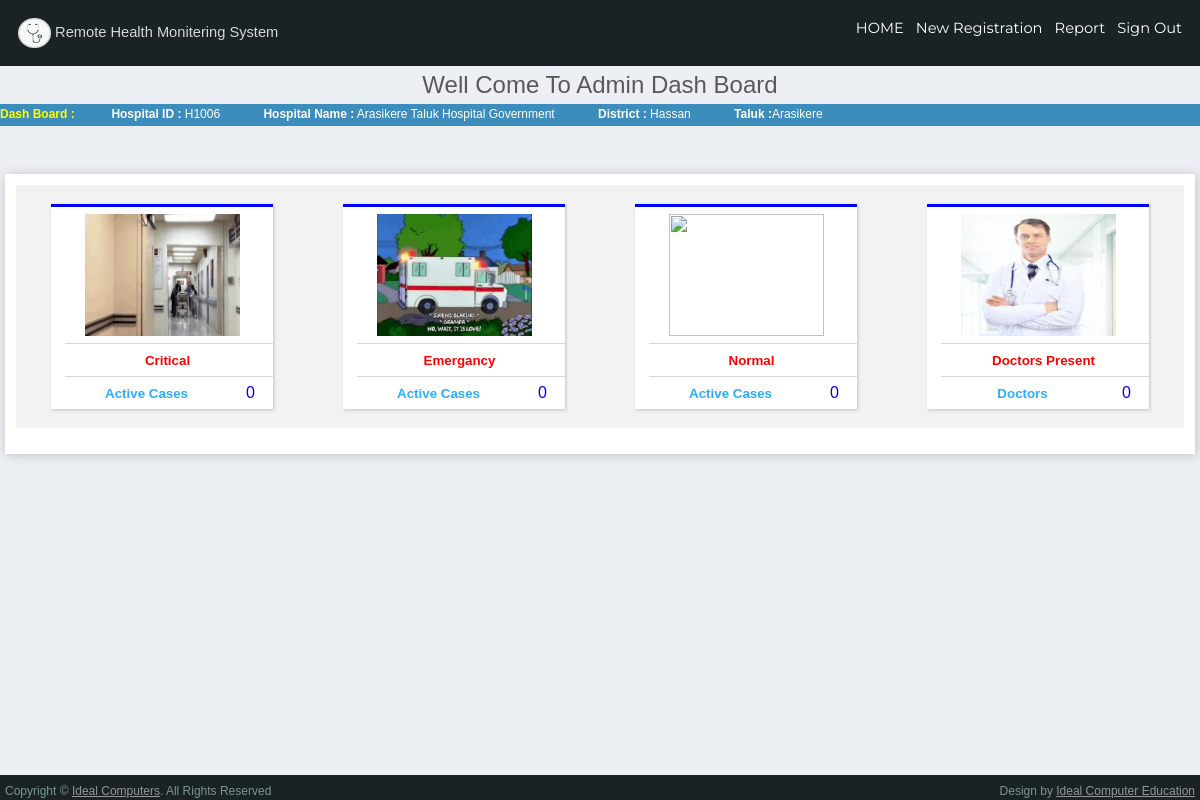
The page /admin/index.php (signed in) on the database its author committed.
### tables this page shows
CREATE TABLE `hospitals` (
  `id` int(20) NOT NULL,
  `hid` varchar(20) NOT NULL,
  `hname` varchar(100) NOT NULL,
  `ph` varchar(50) NOT NULL,
  `address` varchar(100) NOT NULL,
  `psw` varchar(20) NOT NULL,
  `taluk` varchar(100) NOT NULL DEFAULT 'None',
  `district` varchar(50) NOT NULL,
  `village` varchar(25) DEFAULT 'None'
);

### admin/db.php (called while the page is built, shortened)
<?php
	if(!isset($_SESSION['sub_adm']))
	{
		header("location:../");
	}
	else
	{
		$sub_adm=$_SESSION['sub_adm'];
	}
	$con=mysqli_connect("localhost","root","") or die(mysqli_error());
    $array = $con->query("select * from hospitals where hid ='$sub_adm'");
    $hos = $array->fetch_assoc();
?>

### admin/index.php (the view, shortened to what this page needs)
<?php
	include_once("head.php");
?>
<!DOCTYPE html>
<html>
<head>
</head>
<body background="back.jpg" >
<center><h2>Well Come to admin Dash Board</h2></center>
<div style="color:white;background:#3C8DBC" >
 <?php echo "<span style='color:#ffff00; text-align:left;'><strong>Dash Board :</strong></span>&nbsp;&nbsp;&nbsp;&nbsp;&nbsp;&nbsp;&nbsp;&nbsp;&nbsp;&nbsp;&nbsp;<strong>Hospital ID :</strong> $hos[hid] &nbsp;&nbsp;&nbsp;&nbsp;&nbsp;&nbsp;&nbsp;&nbsp;&nbsp;&nbsp;&nbsp; <strong>Hospital Name :</strong> $hos[hname] &nbsp;&nbsp;&nbsp;&nbsp;&nbsp;&nbsp;&nbsp;&nbsp;&nbsp;&nbsp;&nbsp; <strong>District :</strong> $hos[district]
 &nbsp;&nbsp;&nbsp;&nbsp;&nbsp;&nbsp;&nbsp;&nbsp;&nbsp;&nbsp;&nbsp; <strong>Taluk :</strong>$hos[taluk]"; ?></div>
<br><br>
 <div  width="80%" class="tableBox" class="table">
<table width="80%">
<tr>
	<td align="center"><?php
      $array2 = $con->query("select count(*) from patient where hid = '$hos[hid]' and status='Active'");
      $row2 = $array2->fetch_assoc();
  ?>
    <a href="pat_report.php?hid1=<?php echo $hos['hid'] ?>"><div class="box2 col-md-3">
     <div class="center"> <img src="image/emr1.webp" style="width: 155px;height: 122px;" class='img-thumbnail'></div>
      <hr style="margin: 7px;">
  <span style="padding: 11px" class="pull-center"><strong style="font-size: 10pt;color:red;">Critical</strong>
      <hr style="margin: 7px;">
      <span style="padding: 11px"><strong style="font-size: 10pt">Active Cases</strong><span class="pull-right" style="color:blue;margin-right: 11px"><?php echo $row2['count(*)']; ?></span></span>
    </div></a></td>
	<td align="center"><?php
      $array2 = $con->query("select count(*) from patient where hid = '$hos[hid]' and status='Active'");
      $row2 = $array2->fetch_assoc();
  ?>
    <a href="pat_report.php?hid1=<?php echo $hos['hid'] ?>"><div class="box2 col-md-3">
     <div class="center"> <img src="image/amb1.webp" style="width: 155px;height: 122px;" class='img-thumbnail'></div>
      <hr style="margin: 7px;">
       <span style="padding: 11px" class="pull-center"><strong style="font-size: 10pt;color:red;">Emergancy</strong>
      <hr style="margin: 7px;">
      <span style="padding: 11px"><strong style="font-size: 10pt">Active Cases</strong><span class="pull-right" style="color:blue;margin-right: 11px"><?php echo $row2['count(*)']; ?></span></span>
    </div></a></td>
	<td align="center"><?php
      $array2 = $con->query("select count(*) from patient where hid = '$hos[hid]' and status='Active'");
      $row2 = $array2->fetch_assoc();
  ?>
    <a href="pat_report.php?hid1=<?php echo $hos['hid'] ?>"><div class="box2 col-md-3">
     <div class="center"> <img src="image/pp.gif" style="width: 155px;height: 122px;" class='img-thumbnail'></div>
      <hr style="margin: 7px;">
      <span style="padding: 11px" class="pull-center"><strong style="font-size: 10pt;color:red;">Normal</strong>
      <hr style="margin: 7px;">
      <span style="padding: 11px"><strong style="font-size: 10pt">Active Cases</strong><span class="pull-right" style="color:blue;margin-right: 11px"><?php echo $row2['count(*)']; ?></span></span>
    </div></a>
</td>
	<td align="center"> <?php
      $array2 = $con->query("select count(*) from Doctor where hid = '$hos[hid]'");
      $row2 = $array2->fetch_assoc();
  ?>
    <a href="pat_report.php?hid1=<?php echo $hos['hid'] ?>"><div class="box2 col-md-3">
     <div class="center"> <img src="image/doc1.webp" style="width: 155px;height: 122px;" class='img-thumbnail'></div>
      <hr style="margin: 7px;">
      <span style="padding: 11px" class="pull-center"><strong style="font-size: 10pt;color:red;">Doctors Present</strong>
      <hr style="margin: 7px;">
      <span style="padding: 11px"><strong style="font-size: 10pt">Doctors</strong><span class="pull-right" style="color:blue;margin-right: 11px"><?php echo $row2['count(*)']; ?></span></span>
    </div></a></td>
</tr>
</table>
</div>
</body>
</html>

### admin/css/stylelogin.css (style rules this page uses)
body { margin: 0; padding: 0; background-image: url("imagezz.jpg"); background-size: cover; background-position: center; font-family: sans-serif; }

### admin/layout/styles/layout.css (style rules this page uses)
*, *::before, *::after { transition:all .3s ease-in-out; }
table, th, td { border:1px solid; border-collapse:collapse; vertical-align:top; }
table, th { table-layout:auto; }
table { width:100%; margin-bottom:15px; }
th, td { padding:5px 8px; }
td { border-width:0 1px; }
body { color:#A8A8A8; background-color:#202020; }
a { color:#8EC837; }
hr, .borderedbox { border-color:#D7D7D7; }
table, th, td, #comments .avatar, #comments input, #comments textarea { border-color:#D7D7D7; }
tr, #comments li, #comments input[type="submit"], #comments input[type="reset"] { color:inherit; background-color:#FBFBFB; }
table a, #comments a { background-color:inherit; }

### admin/style.css (style rules this page uses)
body { margin:0; padding:0; width:100%; color:#9a9a9a; font:normal 12px/1.8em Arial, Helvetica, sans-serif; }
html, .main { padding:0; margin:0; background:#f0f1f2; }
h2 { font:normal 24px Arial, Helvetica, sans-serif; padding:0; margin:5px 0; color:#595959; }
a { color:#2cadff; text-decoration:none; }

### admin/layout/styles/framework.css (style rules this page uses)
html { overflow-y:scroll; overflow-x:hidden; }
html, body { margin:0; padding:0; font-size:14px; line-height:1.6em; }
*, *::before, *::after { box-sizing:border-box; }
.center { text-align:center; }
a { outline:none; text-decoration:none; }
img { width:auto; max-width:100%; height:auto; margin:0; padding:0; border:none; line-height:normal; vertical-align:middle; }
body, input, textarea, select { font-family:Verdana, Geneva, sans-serif; }
h1, h2, h3, h4, h5, h6, .heading { font-family:Georgia, "Times New Roman", Times, serif; }
::placeholder { opacity:1; }
h1, h2, h3, h4, h5, h6, .heading { margin:0 0 20px 0; font-size:1.4rem; line-height:normal; font-weight:normal; text-transform:capitalize; }
hr { display:block; width:100%; height:1px; border:solid; border-width:1px 0 0 0; }

### admin/head.php (style rules this page uses)
body { font-family: Arial, Helvetica, sans-serif; }

### admin/index.php (style rules this page uses)
table, th, td { border: 0px solid; }
tr:nth-child(odd) { background-color: #f2f2f2; }

### rows shown on the page
hospitals: hid "H1006", hname "Arasikere Taluk Hospital Government", district "Hassan", taluk "Arasikere"

### other values the page prints
$row2['count(*)'] "0"
